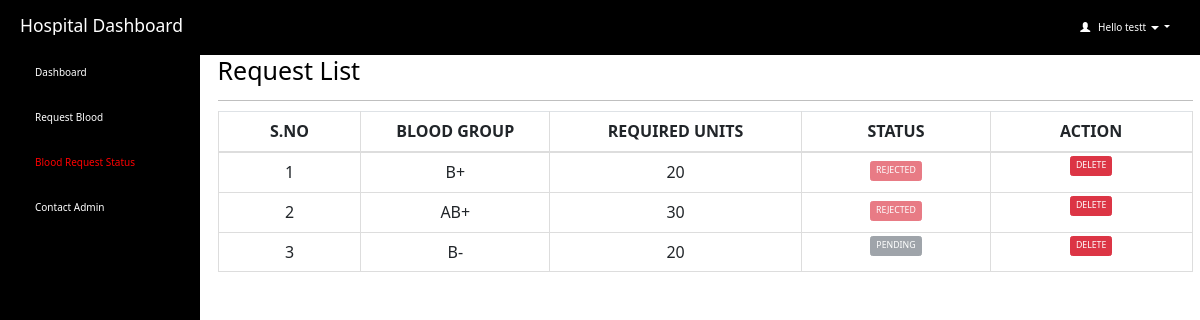
The page /hospitals/request_status.php (signed in) on the database its author committed.
### tables this page shows
CREATE TABLE `hospitals` (
  `id` int(100) NOT NULL,
  `user_name` varchar(25) NOT NULL,
  `name` varchar(50) NOT NULL,
  `phone` varchar(10) NOT NULL,
  `mail_id` varchar(50) NOT NULL,
  `password` varchar(500) NOT NULL,
  `session_id` varchar(255) NOT NULL
);

CREATE TABLE `blood_requests` (
  `id` int(100) NOT NULL,
  `blood_group` varchar(10) NOT NULL,
  `units` int(100) NOT NULL,
  `hospital` varchar(100) NOT NULL,
  `priority` int(2) NOT NULL,
  `request_status` varchar(50) NOT NULL DEFAULT 'pending'
);

### hospitals/request_status.php (the view, shortened to what this page needs)
<html>
<head>
  <link rel="stylesheet" href="https://maxcdn.bootstrapcdn.com/bootstrap/3.4.1/css/bootstrap.min.css">
</head>
<?php
include 'connection.php';
  if (isset($_SESSION['loggedin']) && $_SESSION['loggedin'] == true) {
  ?>
<body style="color:black">
<div id="header">
<?php include 'header.php';
?>
</div>
<div id="sidebar">
<?php $active="request_status"; include 'sidebar.php'; ?>
</div>
<div id="content" >
  <div class="content-wrapper">
    <div class="container-fluid">
      <div class="row">
        <div class="col-md-12 lg-12 sm-12">
          <h1 class="page-title">Request List</h1>
        </div>
      </div>
      <hr>
      <?php
        include 'connection.php';
        $username=$_SESSION['username'];
        $sql1="select * from hospitals where user_name='$username'";
        $result1=mysqli_query($connection,$sql1) or die("query failed.");
        $row1=mysqli_fetch_assoc($result1);
        $name = $row1['name'];
        $count=1;
        $sql= "select * from blood_requests where hospital='$name'";
        $result=mysqli_query($connection,$sql);
        if(mysqli_num_rows($result)>0)   {
       ?>
       <div class="table-responsive">
      <table class="table table-bordered" style="text-align:center">
          <thead style="text-align:center">
          <th style="text-align:center;width:10px;">S.NO</th>
          <th style="text-align:center;width:10px;">BLOOD GROUP</th>
          <th style="text-align:center;width:10px;">REQUIRED UNITS</th>
          <th style="text-align:center;width:5px;">STATUS</th>
          <th style="text-align:center;width:5px;">ACTION</th>
          </thead>
          <tbody>
            <?php
            while($row = mysqli_fetch_assoc($result)) { ?>
          <tr>
              <td><?php echo $count++; ?></td>
              <td><?php echo $row['blood_group']; ?></td>
              <td><?php echo $row['units']; ?></td>
              <?php if ($row['request_status'] == 'pending') { ?>
              <td id="he" style="width:5px">
              <button type="button" class="btn btn-primary btn-sm btn-secondary" disabled>PENDING</button>
              </td>
              <?php } elseif ($row['request_status'] == 'approved') { ?>
              <td id="btn-text">
                <button type="button" class="btn btn-primary btn-sm btn-success" disabled>APPROVED</button>
              </td>
              <?php } elseif ($row['request_status'] == 'rejected') { ?>
              <td id="btn-text">
              <button type="button" class="btn btn-primary btn-sm btn-danger" disabled>REJECTED</button>
              </td>
              <?php } ?>
              <td id="he" style="width:5px">
                    <button type="button" class="btn btn-primary btn-sm btn-danger" onclick="window.location.href = 'delete_request.php?id=<?php echo $row['id']; ?>';" >DELETE</button>
               </td>
            </tr>
            <?php } ?>
          </tbody>
      </table>
    </div>
    <?php } ?>
  </div>
  </div>
</div>
   <?php }
    ?>
</body>
</html>

### hospitals/header.php (shortened to what this page needs)
<html>
<head>
  <link rel="stylesheet" href="https://cdn.jsdelivr.net/npm/bootstrap@5.7.0/dist/css/bootstrap.min.css">
</head>
<body>
  <header class="dashboard-header">
    <h3>Hospital Dashboard</h3>
    <div class="user-info dropdown">
      <a id="act" class="dropdown-toggle usr" style="text-decoration:none" data-toggle="dropdown" href="#">
        <span class="glyphicon glyphicon-user"></span>&nbsp;&nbsp;
        <?php
        include 'connection.php';
        $username=$_SESSION['username'];
        $sql="select * from hospitals where user_name='$username'";
        $result=mysqli_query($connection,$sql) or die("query failed.");
        $row=mysqli_fetch_assoc($result);
        echo "Hello ".$row['name'];
        ?>
        <span class="caret"></span>
  </a>
  </div>
  </header>
</body>
</html>

### hospitals/request_status.php (style rules this page uses)
#sidebar { position:fixed; margin-top:-20px }
#content { position:relative; margin-left:210px }
#he { font-size: 14px; font-weight: 600; text-transform: uppercase; padding: 3px 7px; color: #fff; text-decoration: none; border-radius: 3px; align:center }

### hospitals/header.php (style rules this page uses)
.dashboard-header { background-color: #000; color: #fff; padding: 10px 20px; display: flex; align-items: center; justify-content: space-between; }
.dashboard-header .user-info { display: flex; align-items: center; position: relative; }
.usr { padding: 10px; color: #fff; }

### rows shown on the page
hospitals: name "testt"
blood_requests: blood_group "B+", units "20", request_status "REJECTED"
blood_requests: blood_group "AB+", units "30", request_status "REJECTED"
blood_requests: blood_group "B-", units "20", request_status "PENDING"
